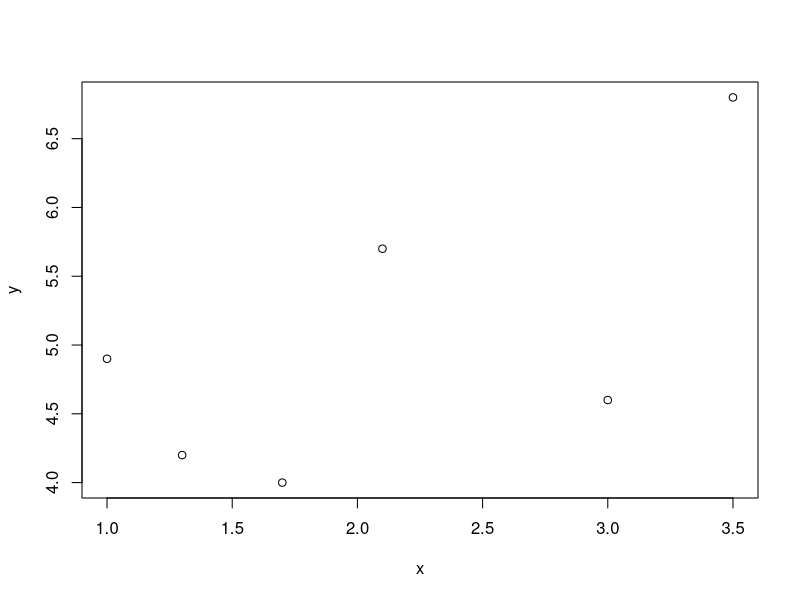
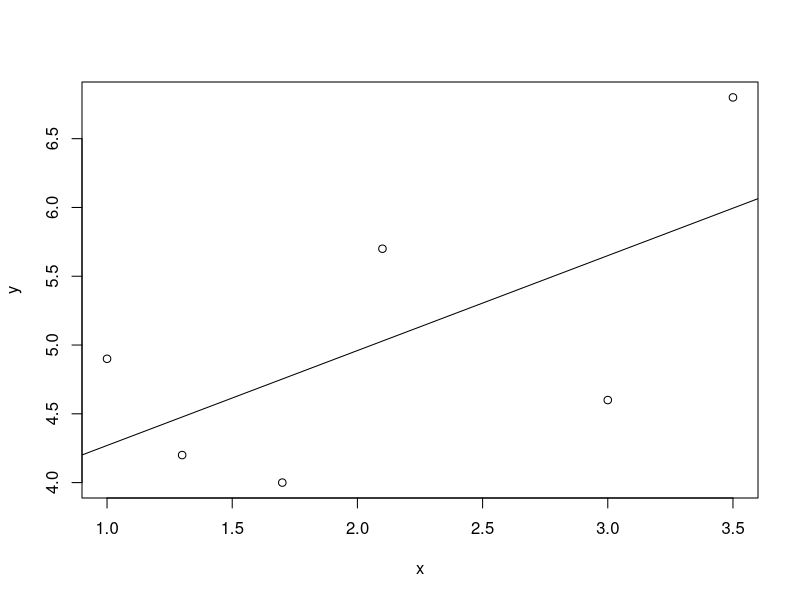
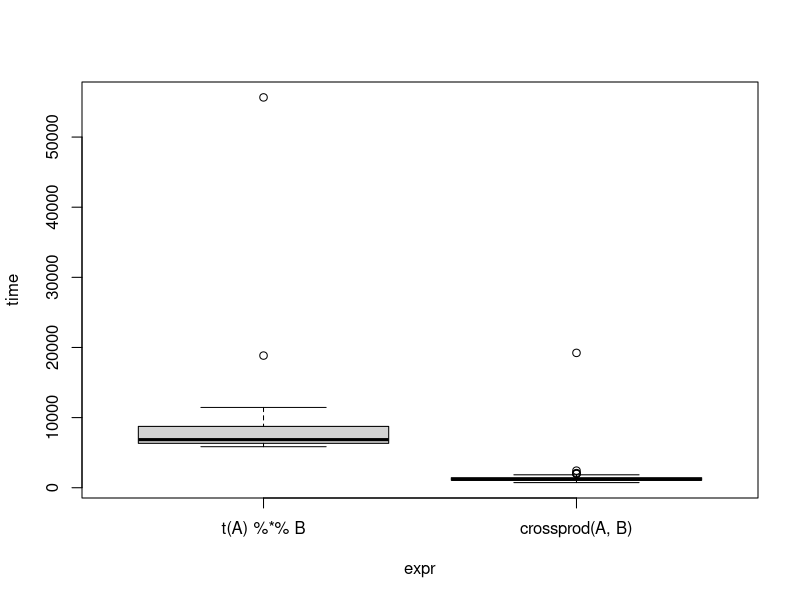
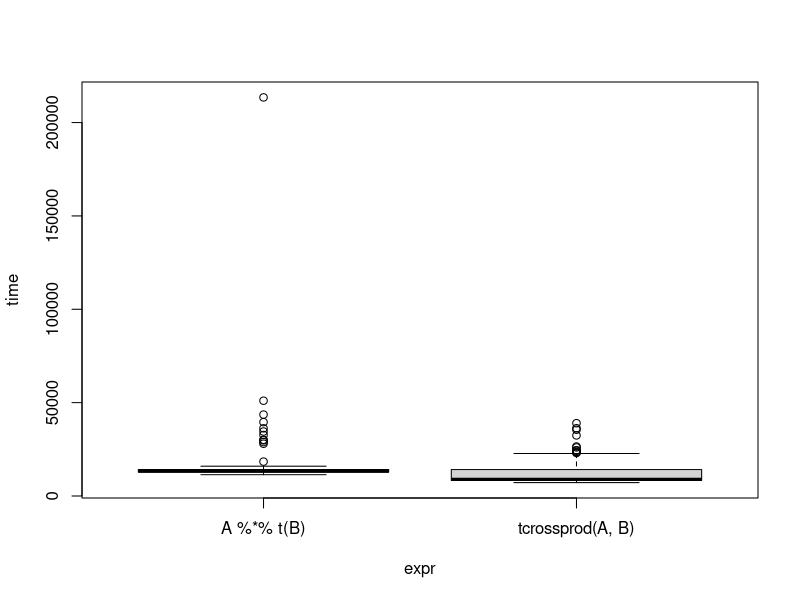
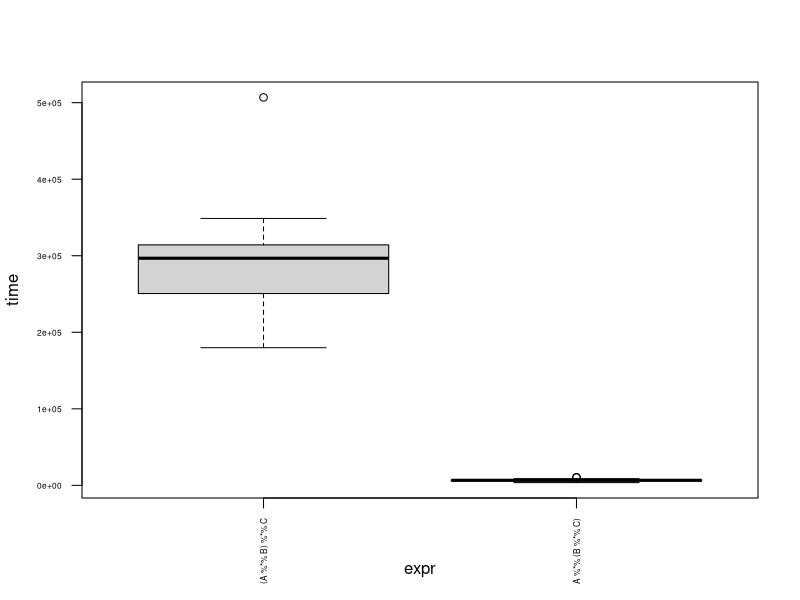

Write R code to recreate these figures, in order.
## ---- chunk 1
#| include: false
# automatically create a bib database for R packages
knitr::write_bib(c(
  .packages(),
  'abind',
  'microbenchmark'
), 'packages_deeper_dive.bib')
## ---- chunk 2
if(!require(microbenchmark, quietly = TRUE)) {
  install.packages("microbenchmark",
                   repos = "https://cran.rstudio.com/")
}
## ---- chunk 3
if(!require(abind, quietly = TRUE)) {
  install.packages("abind",
                   repos = "https://cran.rstudio.com/")
}
## ---- chunk 4
A <- matrix(1:10, nrow = 5, ncol = 2)
A
## ---- chunk 5
matrix(1:6, nrow = 2, ncol = 3, byrow = TRUE)
## ---- chunk 6
cbind(1:4, 5:8)
## ---- chunk 7
rbind(1:4, 5:8)
## ---- chunk 8
dim(A)
## ---- chunk 9
nrow(A)
## ---- chunk 10
ncol(A)
## ---- chunk 11
B <- matrix(1:12, ncol = 3)
B
## ---- chunk 12
B[, 2:3]
## ---- chunk 13
B[c(1, 4), ]
## ---- chunk 14
B[c(1, 4), 2:3]
## ---- chunk 15
B[,-3]
## ---- chunk 16
B[2, ]
## ---- chunk 17
B[,2]
## ---- chunk 18
B[2, , drop = FALSE]
## ---- chunk 19
B[, 2, drop = FALSE]
## ---- chunk 20
A <- matrix(1:6, nrow = 2, ncol = 3, byrow = TRUE)
A
## ---- chunk 21
B <- matrix(c(2, 1, 9, 3, 1, 1), nrow = 2, ncol = 3)
B
## ---- chunk 22
A + B
## ---- chunk 23
A - B
## ---- chunk 24
2 * A
## ---- chunk 25
A
## ---- chunk 26
B <- matrix(1:6, nrow = 3, ncol = 2)
B
## ---- chunk 27
A %*% B
## ---- chunk 28
A <- matrix(1:6, ncol = 2)
A
## ---- chunk 29
B <- matrix(7:12, ncol = 2)
## ---- chunk 30
B
## ---- chunk 31
A * B
## ---- chunk 32
A
## ---- chunk 33
t(A)
## ---- chunk 34
diag(3)
## ---- chunk 35
A <- matrix(c(3, 0.5, 0.2, 
              0.5, 2, 0.1,
              0.2, 0.1, 1),
            nrow = 3)
A
## ---- chunk 36
b <- c(1, 0.7, 3)
b
## ---- chunk 37
solve(A, b)
## ---- chunk 38
x <- c(1, 1.3, 1.7, 2.1, 3, 3.5)
y <- c(4.9, 4.2, 4.0, 5.7, 4.6, 6.8)
## ---- chunk 39
plot(x, y)
## ---- chunk 40
X <- cbind(1, x)
X
## ---- chunk 41
xtx <- t(X) %*% X
xty <- t(X) %*% y
solve(xtx, xty)
## ---- chunk 42
plot(x, y)
abline(a = 3.58, b = 0.69)
## ---- chunk 43
set.seed(314)
A <- matrix(rnorm(100), ncol = 2)
B <- matrix(rnorm(100), ncol = 2)
## ---- chunk 44
all.equal(t(A) %*% B, crossprod(A, B))
## ---- chunk 45
all.equal(A %*% t(B), tcrossprod(A, B))
## ---- chunk 46
library(microbenchmark)
## ---- chunk 47
t1 <- microbenchmark::microbenchmark(t(A) %*% B, crossprod(A, B))
plot(t1)
## ---- chunk 48
t2 <- microbenchmark(A %*% t(B), tcrossprod(A, B))
plot(t2)
## ---- chunk 49
set.seed(1999)
A <- matrix(rnorm(1000), ncol = 2)
B <- matrix(rnorm(100), nrow = 2)
C <- rnorm(50)
## ---- chunk 50
t3 <- microbenchmark((A %*% B) %*% C,
                     A %*% (B %*% C))
plot(t3, las = 2, cex.axis = 0.5)
## ---- chunk 51
A <- array(1:24, dim = c(3, 2, 4))
print(A)
## ---- chunk 52
library(abind)
## ---- chunk 53
A <- abind(
      matrix(1:4, nrow = 2),
      matrix(5:8, nrow = 2),
      along = 3)
print(A)
## ---- chunk 54
B <- array(9:16, dim = c(2, 2, 2))
## ---- chunk 55
AB <- abind(A, B)
print(AB)
## ---- chunk 56
dim(A)
## ---- chunk 57
A <- array(1:24, dim = c(3, 2, 4))
print(A)
## ---- chunk 58
print(A[1, , ])
## ---- chunk 59
print(A[, 2, ])
## ---- chunk 60
print(A[, , 2:3])
## ---- chunk 61
list(1:10, matrix(1:10, nrow = 2), mean)
## ---- chunk 62
mylist <- list(a = 1:10, b = matrix(1:10, nrow = 2), f = mean)
mylist
## ---- chunk 63
c(list(1, 1:2), list("a", c("a", "b")), list(TRUE, c(TRUE, FALSE)))
## ---- chunk 64
a <- list(a = 1, b = 1:2, c = 1:3, d = 1:4)
## ---- chunk 65
a[c(1, 3)]
## ---- chunk 66
a[c(FALSE, TRUE, FALSE, TRUE)]
## ---- chunk 67
a[c("c", "d")]
## ---- chunk 68
a[[2]]
## ---- chunk 69
a[2]
## ---- chunk 70
a$c
## ---- chunk 71
b <- list(list(1, 1:2, list(3, 3:4)), 5:7)
b
## ---- chunk 72
b[[1]]
## ---- chunk 73
b[[2]]
## ---- chunk 74
b[[1]][1:2]
## ---- chunk 75
b[[1]][[3]]
